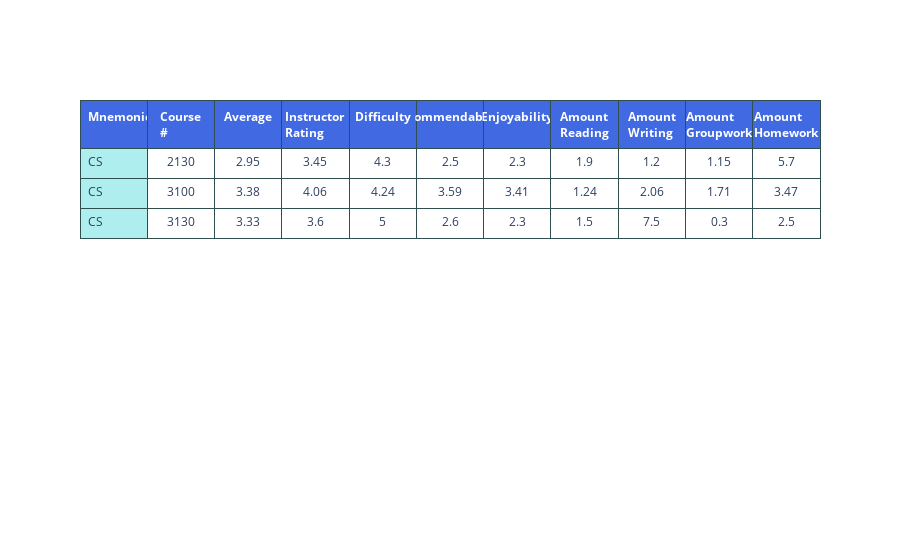

This figure's notebook cell:
### Code cell
# making the table in plotly
# source: https://plotly.com/python/table/

course_components_to_agg = {
    **course_components_to_agg,
    "course_number": "Course #",
    "mnemonic": "Mnemonic",
}


def get_cells(course_data: pd.DataFrame) -> List[List[any]]:
    """
    Gets the cells in the data table
    """
    return course_data.round(2).to_numpy().transpose().tolist()


pretty_column_names = list(
    map(
        lambda col: f"<b>{course_components_to_agg.get(col, col).replace(' ', '<br>')}</b><br>",
        course_data.columns.to_list(),
    )
)


table = go.Figure(
    data=[
        go.Table(
            header=dict(
                values=pretty_column_names,
                line_color="darkslategray",
                fill_color="royalblue",
                align=["left", "center"],
                font=dict(color="white", size=12),
                height=40,
            ),
            cells=dict(
                values=get_cells(course_data),
                line_color="darkslategray",
                fill=dict(color=["paleturquoise", "white"]),
                align=["left", "center"],
                font_size=12,
                height=30,
            ),
        )
    ]
)

table  # note: I am pretty happy with this. I would like to add more interactivity here.

### Figure 1 — Plotly figure (JSON) as saved in the notebook; plotly's stock layout.template omitted (floating-point values rounded to 4 significant figures)
{"data": [{"cells": {"align": ["left", "center"], "fill": {"color": ["paleturquoise", "white"]}, "font": {"size": 12}, "height": 30, "line": {"color": "darkslategray"}, "values": [["CS", "CS", "CS"], [2130, 3100, 3130], [2.95, 3.38, 3.33], [3.45, 4.06, 3.6], [4.3, 4.24, 5], [2.5, 3.59, 2.6], [2.3, 3.41, 2.3], [1.9, 1.24, 1.5], [1.2, 2.06, 7.5], [1.15, 1.71, 0.3], [5.7, 3.47, 2.5]]}, "header": {"align": ["left", "center"], "fill": {"color": "royalblue"}, "font": {"color": "white", "size": 12}, "height": 40, "line": {"color": "darkslategray"}, "values": ["<b>Mnemonic</b><br>", "<b>Course<br>#</b><br>", "<b>Average</b><br>", "<b>Instructor<br>Rating</b><br>", "<b>Difficulty</b><br>", "<b>Recommendability</b><br>", "<b>Enjoyability</b><br>", "<b>Amount<br>Reading</b><br>", "<b>Amount<br>Writing</b><br>", "<b>Amount<br>Groupwork</b><br>", "<b>Amount<br>Homework</b><br>"]}, "type": "table"}], "layout": {}}
